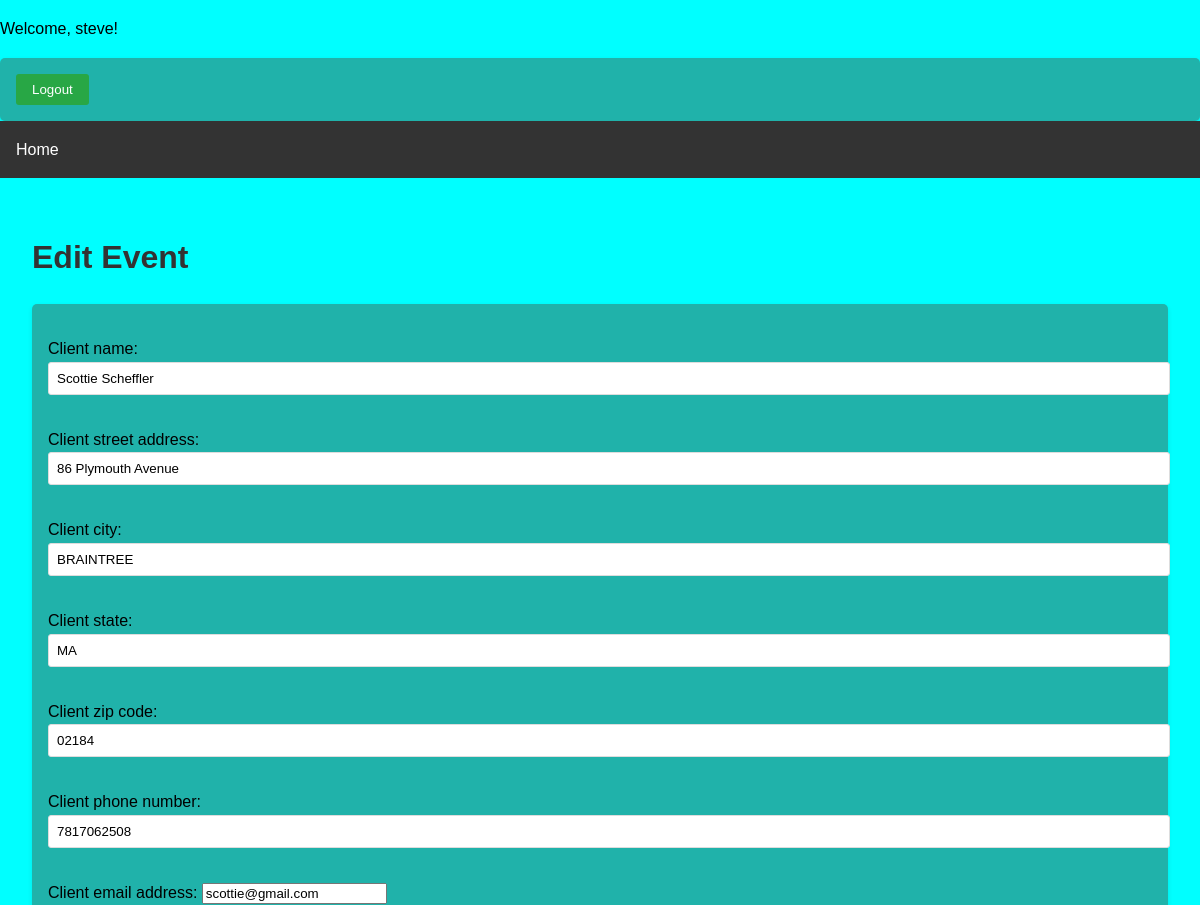
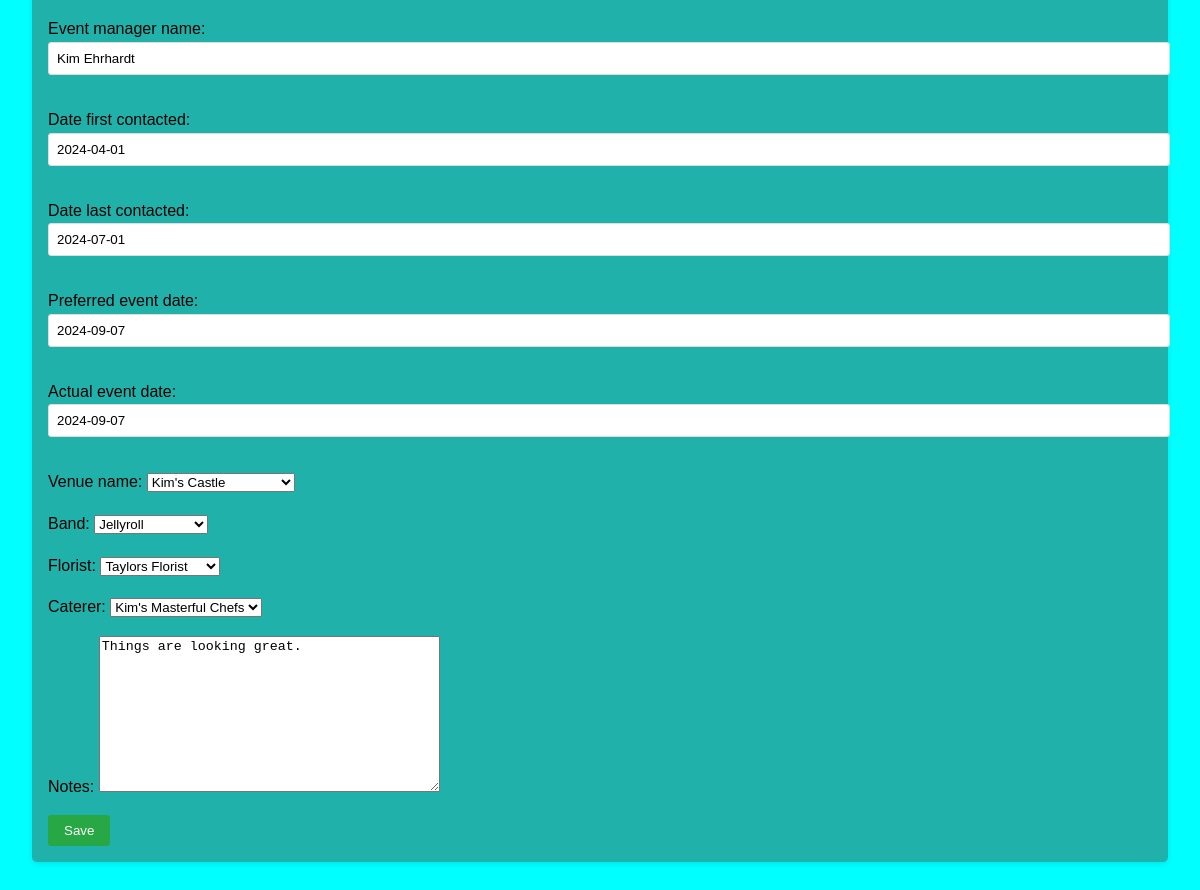
Page /update/1/ (signed in) on the committed database (2 pictures, top to bottom).
### EventsApp/models.py (models this page shows, shortened)
class Event(models.Model):
    client_name = models.CharField(max_length=75)
    client_street_address = models.CharField(max_length=75)
    client_city = models.CharField(max_length=50)
    client_state = models.CharField(max_length=2)
    client_zip_code = models.CharField(max_length=10)
    client_phone_number = models.CharField(max_length=20, blank=True)
    client_email_address = models.EmailField(blank=True)
    event_manager_name = models.CharField(max_length=75)
    date_first_contacted = models.DateField()
    date_last_contacted = models.DateField(null=True, blank=True)
    preferred_event_date = models.DateField(null=True, blank=True)
    actual_event_date = models.DateField(null=True, blank=True)
    venue_name = models.ForeignKey(Venue, on_delete=models.SET_NULL, null=True, blank=True)
    band = models.ForeignKey(Band, on_delete=models.SET_NULL, null=True, blank=True)
    florist = models.ForeignKey(Florist, on_delete=models.SET_NULL, null=True, blank=True)
    caterer =models.ForeignKey(Caterer, on_delete=models.SET_NULL, null=True, blank=True)
    notes= models.TextField(blank=True)

class Venue(models.Model):
    venue_name = models.CharField(max_length=75)
    city = models.CharField(max_length=50)
    state= models.CharField(max_length=2)
    contact_name= models.CharField(max_length=50)
    phone_number= models.CharField(max_length=20)
    website_url= models.URLField(blank=True)
    notes= models.TextField(blank=True)
    def __str__(self):
        return self.venue_name

### EventsApp/views.py (the view)
# urls.py: path('update/<int:pk>/', views.event_update, name='event_update'),
@login_required
def event_update(request, pk):
    event = get_object_or_404(Event, pk=pk)
    if request.method == 'POST':
        form = EventForm(request.POST, instance=event)
        if form.is_valid():
            form.save()
            return redirect('event_list')
    else:
        form = EventForm(instance=event)
    return render(request, 'EventsApp/event_form.html', {'form': form})

### EventsApp/forms.py
class EventForm(forms.ModelForm):
    class Meta:
        model = Event
        fields = [
            'client_name',
            'client_street_address',
            'client_city',
            'client_state',
            'client_zip_code',
            'client_phone_number',
            'client_email_address',
            'event_manager_name',
            'date_first_contacted',
            'date_last_contacted',
            'preferred_event_date',
            'actual_event_date',
            'venue_name',
            'band',
            'florist',
            'caterer',
            'notes',
        ]

### EventsApp/models.py (called while the page is built)
    def __str__(self):
        return self.band_name

    def __str__(self):
        return self.florist_name

    def __str__(self):
        return self.caterer_name

### EventsApp/templates/EventsApp/event_form.html (shortened to what this page needs)
{% extends 'EventsApp/base.html' %}
{% block content %}
<h1>{% if form.instance.pk %}Edit Event{% else %}Add New Event{% endif %}</h1>
<form method="post">
    {{ form.as_p }}
    <button type="submit" class="btn">Save</button>
</form>
{% endblock %}

### EventsApp/templates/EventsApp/base.html (shortened to what this page needs)
<!DOCTYPE html>
<html lang="en">
<head>
    {% load static %}
    <link rel="stylesheet" href="{% static 'css/style.css' %}">
</head>
<body>
    {% if user.is_authenticated %}
    <p>Welcome, {{ user.username }}!</p>
    <form method="post" action="{% url 'logout' %}">
        <button type="submit">Logout</button>
    </form>
{% else %}
     <p><a href="{% url 'login' %}">Login</a> | <a href="{% url 'register' %}">Register</a></p>
{% endif %}
    <nav>
        <a href="{% url 'event_list' %}">Home</a>
    </nav>
    <main>
        {% block content %}
        {% endblock %}
    </main>
</body>
</html>

### static/css/style.css (style rules this page uses)
body { font-family: Arial, sans-serif; line-height: 1.6; margin: 0; padding: 0; background-color: #f4f4f4; background-color: aqua; }
nav { background-color: #333; color: #fff; padding: 1rem; }
nav a { color: #fff; text-decoration: none; }
main { padding: 2rem; }
h1 { color: #333; }
.btn { display: inline-block; background-color: #333; color: #fff; padding: 0.5rem 1rem; text-decoration: none; border-radius: 5px; margin-right: 0.5rem; }
form { background-color: #fff; background-color:lightseagreen; padding: 1rem; border-radius: 5px; box-shadow: 0 2px 5px rgba(0, 0, 0, 0.1); }
input[type="text"] { width: 100%; padding: 0.5rem; margin-bottom: 1rem; border: 1px solid #ddd; border-radius: 3px; }
button[type="submit"] { background-color: #28a745; color: #fff; border: none; padding: 0.5rem 1rem; cursor: pointer; border-radius: 3px; }

### rows in the picture
Event: client_name "Scottie Scheffler", client_street_address "86 Plymouth Avenue", client_city "BRAINTREE", client_state "MA", client_zip_code "02184", client_phone_number "7817062508", client_email_address "scottie@gmail.com", event_manager_name "Kim Ehrhardt", date_first_contacted "2024-04-01", date_last_contacted "2024-07-01", preferred_event_date "2024-09-07", actual_event_date "2024-09-07", band "Jellyroll", florist "Taylors Florist", caterer "Kim's Masterful Chefs", notes "Things are looking great."
Venue: venue_name "Kim's Castle"

### other values in the picture
{{ user.username }} "steve"
